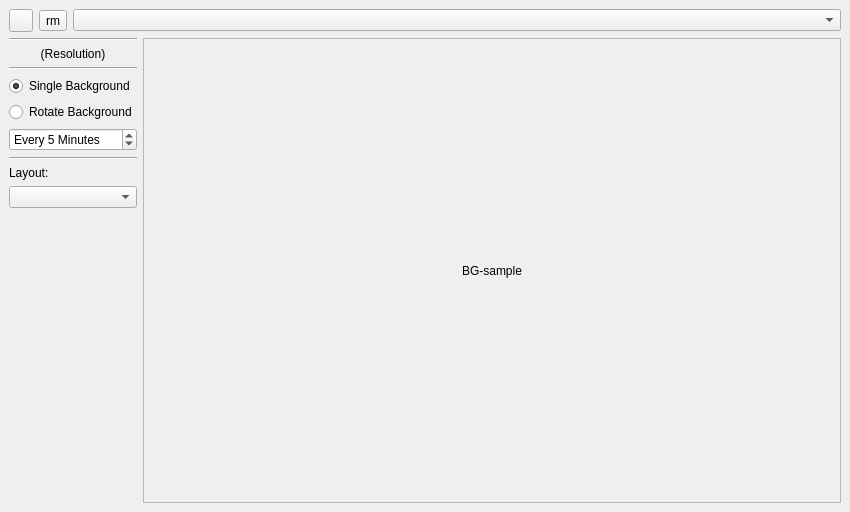
<?xml version="1.0" encoding="UTF-8"?>
<ui version="4.0">
 <class>lcc_wallpaper</class>
 <widget class="QWidget" name="lcc_wallpaper">
  <property name="geometry">
   <rect>
    <x>0</x>
    <y>0</y>
    <width>850</width>
    <height>512</height>
   </rect>
  </property>
  <property name="windowTitle">
   <string>Form</string>
  </property>
  <layout class="QVBoxLayout" name="verticalLayout">
   <property name="leftMargin">
    <number>9</number>
   </property>
   <property name="topMargin">
    <number>9</number>
   </property>
   <property name="rightMargin">
    <number>9</number>
   </property>
   <property name="bottomMargin">
    <number>9</number>
   </property>
   <item>
    <layout class="QHBoxLayout" name="horizontalLayout_4">
     <item>
      <widget class="QToolButton" name="tool_desk_addbg">
       <property name="text">
        <string notr="true"/>
       </property>
       <property name="popupMode">
        <enum>QToolButton::InstantPopup</enum>
       </property>
       <property name="toolButtonStyle">
        <enum>Qt::ToolButtonTextBesideIcon</enum>
       </property>
      </widget>
     </item>
     <item>
      <widget class="QToolButton" name="tool_desk_rmbg">
       <property name="text">
        <string notr="true">rm</string>
       </property>
      </widget>
     </item>
     <item>
      <widget class="QComboBox" name="combo_desk_bg"/>
     </item>
    </layout>
   </item>
   <item>
    <layout class="QHBoxLayout" name="horizontalLayout_5">
     <item>
      <layout class="QVBoxLayout" name="verticalLayout_2">
       <item>
        <widget class="Line" name="line_4">
         <property name="orientation">
          <enum>Qt::Horizontal</enum>
         </property>
        </widget>
       </item>
       <item>
        <widget class="QLabel" name="label_desk_res">
         <property name="text">
          <string notr="true">(Resolution)</string>
         </property>
         <property name="alignment">
          <set>Qt::AlignCenter</set>
         </property>
         <property name="wordWrap">
          <bool>false</bool>
         </property>
        </widget>
       </item>
       <item>
        <widget class="Line" name="line_2">
         <property name="orientation">
          <enum>Qt::Horizontal</enum>
         </property>
        </widget>
       </item>
       <item>
        <widget class="QRadioButton" name="radio_desk_single">
         <property name="text">
          <string>Single Background</string>
         </property>
         <property name="checked">
          <bool>true</bool>
         </property>
        </widget>
       </item>
       <item>
        <widget class="QRadioButton" name="radio_desk_multi">
         <property name="text">
          <string>Rotate Background</string>
         </property>
        </widget>
       </item>
       <item>
        <widget class="QSpinBox" name="spin_desk_min">
         <property name="suffix">
          <string> Minutes</string>
         </property>
         <property name="prefix">
          <string>Every </string>
         </property>
         <property name="minimum">
          <number>1</number>
         </property>
         <property name="maximum">
          <number>120</number>
         </property>
         <property name="value">
          <number>5</number>
         </property>
        </widget>
       </item>
       <item>
        <widget class="Line" name="line_3">
         <property name="orientation">
          <enum>Qt::Horizontal</enum>
         </property>
        </widget>
       </item>
       <item>
        <widget class="QLabel" name="label_26">
         <property name="text">
          <string>Layout:</string>
         </property>
        </widget>
       </item>
       <item>
        <widget class="QComboBox" name="combo_desk_layout"/>
       </item>
       <item>
        <spacer name="verticalSpacer">
         <property name="orientation">
          <enum>Qt::Vertical</enum>
         </property>
         <property name="sizeHint" stdset="0">
          <size>
           <width>20</width>
           <height>40</height>
          </size>
         </property>
        </spacer>
       </item>
      </layout>
     </item>
     <item>
      <widget class="QLabel" name="label_desk_bgview">
       <property name="sizePolicy">
        <sizepolicy hsizetype="Expanding" vsizetype="Expanding">
         <horstretch>0</horstretch>
         <verstretch>0</verstretch>
        </sizepolicy>
       </property>
       <property name="frameShape">
        <enum>QFrame::StyledPanel</enum>
       </property>
       <property name="text">
        <string notr="true">BG-sample</string>
       </property>
       <property name="scaledContents">
        <bool>false</bool>
       </property>
       <property name="alignment">
        <set>Qt::AlignCenter</set>
       </property>
      </widget>
     </item>
    </layout>
   </item>
  </layout>
 </widget>
 <resources/>
 <connections/>
</ui>
